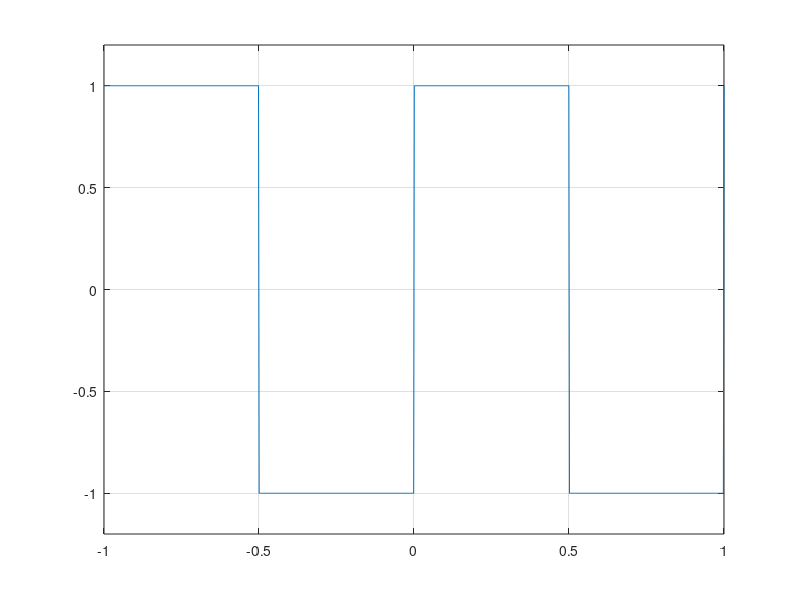

The MATLAB script that drew this image:
prompt = {'Amplitude:','Frequency:'};
dlg_title = 'Square';
num_lines = 1;
def = {'1','1'};
params = inputdlg(prompt,dlg_title,num_lines,def);
a=str2double(params(1));
f=str2double(params(2));

t=linspace(-1,1,1000);
y=a*square(2*pi*f*t);
plot(t,y);
axis([-1 1 -1.2*a 1.2*a])
grid on;